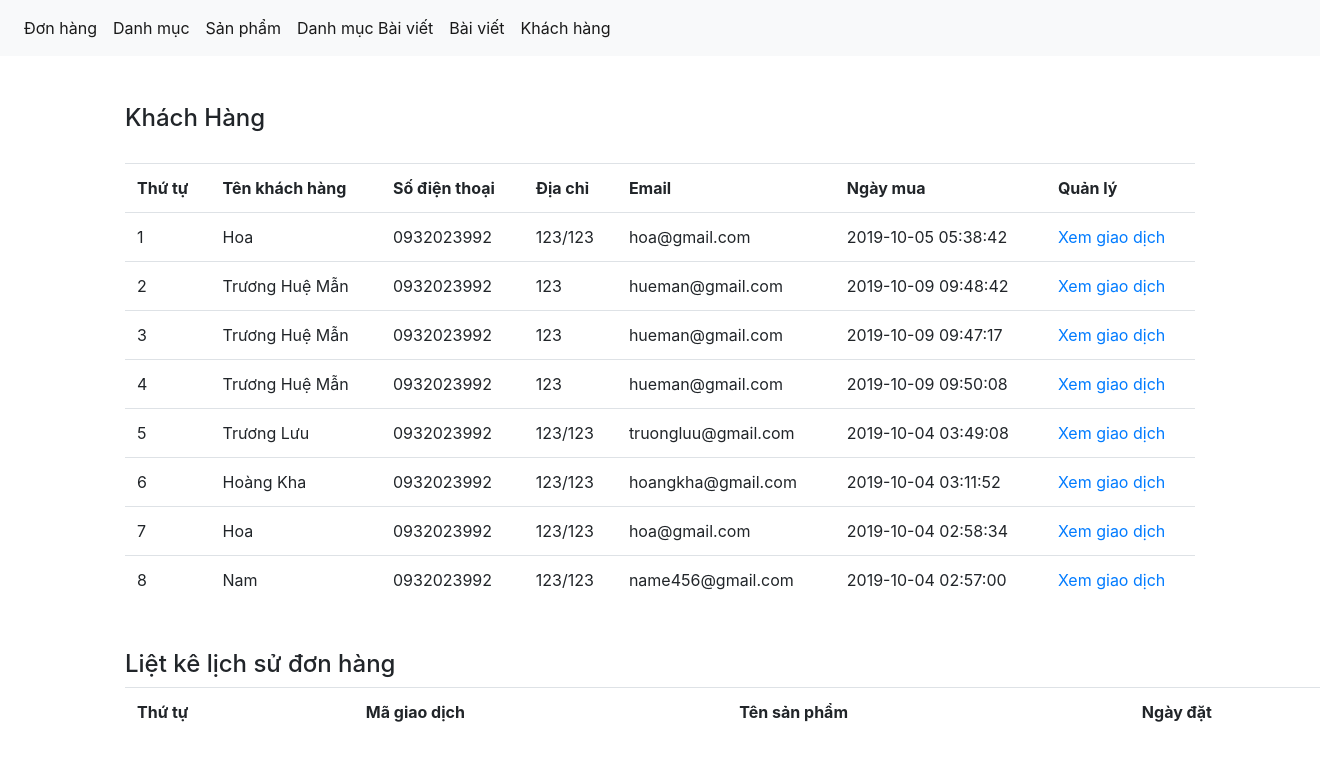
The app's page /admin/xulykhachhang.php, older data.
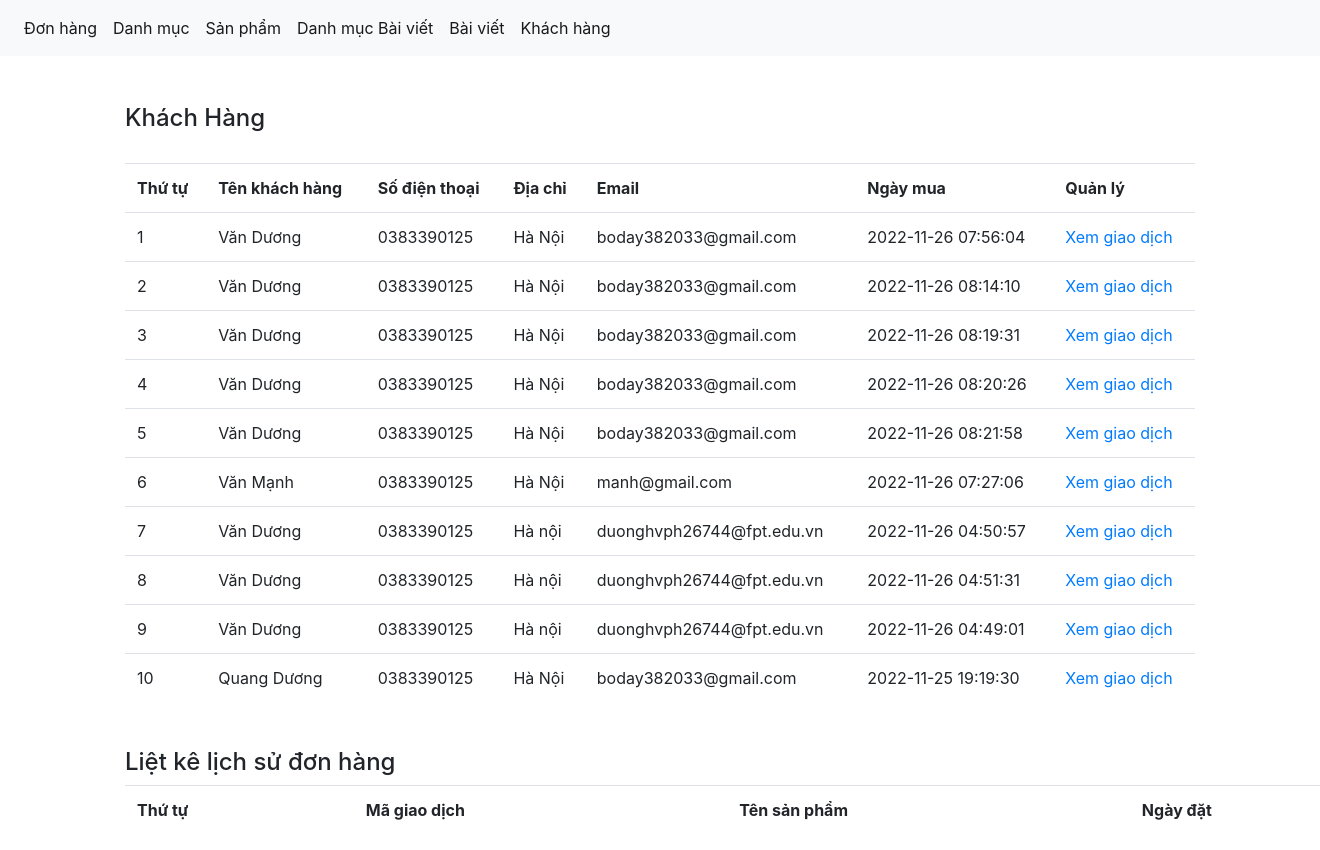
The same page, newer data.
### tables this page shows
CREATE TABLE `tbl_giaodich` (
  `giaodich_id` int(11) NOT NULL,
  `sanpham_id` int(11) NOT NULL,
  `soluong` int(11) NOT NULL,
  `magiaodich` varchar(50) NOT NULL,
  `ngaythang` timestamp NOT NULL DEFAULT current_timestamp() ON UPDATE current_timestamp(),
  `khachhang_id` int(11) NOT NULL,
  `tinhtrangdon` int(11) NOT NULL DEFAULT 0,
  `huydon` int(11) NOT NULL DEFAULT 0
);

CREATE TABLE `tbl_khachhang` (
  `khachhang_id` int(11) NOT NULL,
  `name` varchar(100) NOT NULL,
  `phone` varchar(50) NOT NULL,
  `address` varchar(200) NOT NULL,
  `note` text NOT NULL,
  `email` varchar(150) NOT NULL,
  `password` varchar(100) NOT NULL,
  `giaohang` int(11) NOT NULL
);

### admin/xulykhachhang.php (the view, shortened to what this page needs)
<?php
	include('../db/connect.php');
?>
<!DOCTYPE html>
<html lang="en">
<head>
	<link href="../css/bootstrap.css" rel="stylesheet" type="text/css" media="all" />
</head>
<body>
	<nav class="navbar navbar-expand-lg navbar-light bg-light">
	  <div class="collapse navbar-collapse" id="navbarNav">
	    <ul class="navbar-nav">
	      <li class="nav-item active">
	        <a class="nav-link" href="xulydonhang.php">Đơn hàng</a>
	      </li>
	      <li class="nav-item active">
	        <a class="nav-link" href="xulydanhmuc.php">Danh mục</a>
	      </li>
	      <li class="nav-item active">
	        <a class="nav-link" href="xulysanpham.php">Sản phẩm</a>
	      </li>
	         <li class="nav-item active">
	        <a class="nav-link" href="xulydanhmucbaiviet.php">Danh mục Bài viết</a>
	      </li>
	         <li class="nav-item active">
	        <a class="nav-link" href="xulybaiviet.php">Bài viết</a>
	      </li>
	       <li class="nav-item active">
	        <a class="nav-link" href="xulykhachhang.php">Khách hàng</a>
	      </li>
	    </ul>
	  </div>
	</nav><br><br>
	<div class="container-fluid" style="margin-left: 110px">
		<div class="row">
			<div class="col-md-10">
				<h4>Khách Hàng</h4>
				<?php
				$sql_select_khachhang = mysqli_query($con,"SELECT * FROM tbl_khachhang,tbl_giaodich WHERE tbl_khachhang.khachhang_id=tbl_giaodich.khachhang_id GROUP BY tbl_giaodich.magiaodich ORDER BY tbl_khachhang.khachhang_id DESC");
				?>
				<table class="table table-hover" border="0.5" style="margin-top: 30px">
					<tr>
						<th>Thứ tự</th>
						<th>Tên khách hàng</th>
						<th>Số điện thoại</th>
						<th>Địa chỉ</th>
						<th>Email</th>
						<th>Ngày mua</th>
						<th>Quản lý</th>
					</tr>
					<?php
					$i = 0;
					while($row_khachhang = mysqli_fetch_array($sql_select_khachhang)){
						$i++;
					?>
					<tr>
						<td><?php echo $i; ?></td>
						<td><?php echo $row_khachhang['name']; ?></td>
						<td><?php echo $row_khachhang['phone']; ?></td>
						<td><?php echo $row_khachhang['address']; ?></td>
						<td><?php echo $row_khachhang['email'] ?></td>
						<td><?php echo $row_khachhang['ngaythang'] ?></td>
						<td><a href="?quanly=xemgiaodich&khachhang=<?php echo $row_khachhang['magiaodich'] ?>">Xem giao dịch</a></td>
					</tr>
					 <?php
					}
					?>
				</table>
			</div>
			<div class="col-md-12">
				<h4 style="margin-top: 30px">Liệt kê lịch sử đơn hàng</h4>
				<table class="table table-hover" border="0.5">
					<tr>
						<th>Thứ tự</th>
						<th>Mã giao dịch</th>
						<th>Tên sản phẩm</th>
						<th>Ngày đặt</th>
					</tr>
				</table>
			</div>
		</div>
	</div>
</body>
</html>

Row changes from the older to the newer data that the page shows:
no longer on this page (row unchanged): tbl_giaodich: khachhang.name "Hoa", khachhang.phone "0932023992", khachhang.address "123/123", khachhang.email "hoa@gmail.com", ngaythang "2019-10-05 05:38:42"
no longer on this page (row unchanged): tbl_giaodich: khachhang.name "Trương Huệ Mẫn", khachhang.phone "0932023992", khachhang.address "123", khachhang.email "hueman@gmail.com", ngaythang "2019-10-09 09:48:42"
no longer on this page (row edited): tbl_giaodich: khachhang.name "Trương Huệ Mẫn", khachhang.phone "0932023992", khachhang.address "123", khachhang.email "hueman@gmail.com", ngaythang "2019-10-09 09:47:17"
no longer on this page (row unchanged): tbl_giaodich: khachhang.name "Trương Huệ Mẫn", khachhang.phone "0932023992", khachhang.address "123", khachhang.email "hueman@gmail.com", ngaythang "2019-10-09 09:50:08"
no longer on this page (row unchanged): tbl_giaodich: khachhang.name "Trương Lưu", khachhang.phone "0932023992", khachhang.address "123/123", khachhang.email "truongluu@gmail.com", ngaythang "2019-10-04 03:49:08"
no longer on this page (row unchanged): tbl_giaodich: khachhang.name "Hoàng Kha", khachhang.phone "0932023992", khachhang.address "123/123", khachhang.email "hoangkha@gmail.com", ngaythang "2019-10-04 03:11:52"
no longer on this page (row unchanged): tbl_giaodich: khachhang.name "Hoa", khachhang.phone "0932023992", khachhang.address "123/123", khachhang.email "hoa@gmail.com", ngaythang "2019-10-04 02:58:34"
no longer on this page (row unchanged): tbl_giaodich: khachhang.name "Nam", khachhang.phone "0932023992", khachhang.address "123/123", khachhang.email "name456@gmail.com", ngaythang "2019-10-04 02:57:00"
added tbl_giaodich: khachhang.name "Văn Dương", khachhang.phone "0383390125", khachhang.address "Hà Nội", khachhang.email "boday382033@gmail.com", ngaythang "2022-11-26 07:56:04"
added tbl_giaodich: khachhang.name "Văn Dương", khachhang.phone "0383390125", khachhang.address "Hà Nội", khachhang.email "boday382033@gmail.com", ngaythang "2022-11-26 08:14:10"
added tbl_giaodich: khachhang.name "Văn Dương", khachhang.phone "0383390125", khachhang.address "Hà Nội", khachhang.email "boday382033@gmail.com", ngaythang "2022-11-26 08:19:31"
added tbl_giaodich: khachhang.name "Văn Dương", khachhang.phone "0383390125", khachhang.address "Hà Nội", khachhang.email "boday382033@gmail.com", ngaythang "2022-11-26 08:20:26"
added tbl_giaodich: khachhang.name "Văn Dương", khachhang.phone "0383390125", khachhang.address "Hà Nội", khachhang.email "boday382033@gmail.com", ngaythang "2022-11-26 08:21:58"
added tbl_giaodich: khachhang.name "Văn Mạnh", khachhang.phone "0383390125", khachhang.address "Hà Nội", khachhang.email "manh@gmail.com", ngaythang "2022-11-26 07:27:06"
added tbl_giaodich: khachhang.name "Văn Dương", khachhang.phone "0383390125", khachhang.address "Hà nội", khachhang.email "duonghvph26744@fpt.edu.vn", ngaythang "2022-11-26 04:50:57"
added tbl_giaodich: khachhang.name "Văn Dương", khachhang.phone "0383390125", khachhang.address "Hà nội", khachhang.email "duonghvph26744@fpt.edu.vn", ngaythang "2022-11-26 04:51:31"
added tbl_giaodich: khachhang.name "Văn Dương", khachhang.phone "0383390125", khachhang.address "Hà nội", khachhang.email "duonghvph26744@fpt.edu.vn", ngaythang "2022-11-26 04:49:01"
added tbl_giaodich: khachhang.name "Quang Dương", khachhang.phone "0383390125", khachhang.address "Hà Nội", khachhang.email "boday382033@gmail.com", ngaythang "2022-11-25 19:19:30"
